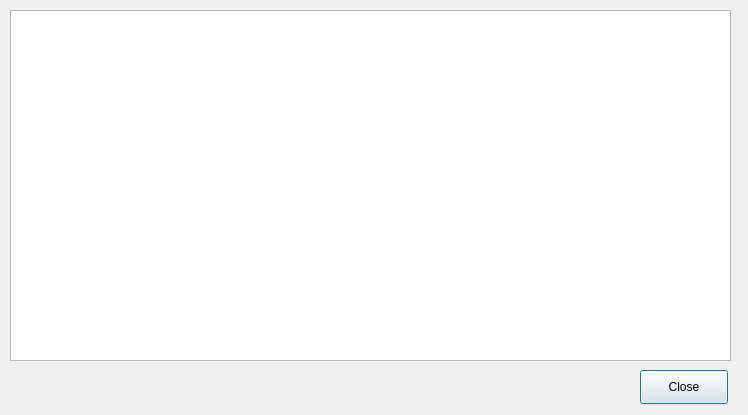
<?xml version="1.0" encoding="UTF-8"?>
<ui version="4.0">
 <class>LogWindow</class>
 <widget class="QDialog" name="LogWindow">
  <property name="geometry">
   <rect>
    <x>0</x>
    <y>0</y>
    <width>748</width>
    <height>415</height>
   </rect>
  </property>
  <property name="windowTitle">
   <string>Dialog</string>
  </property>
  <widget class="QPushButton" name="closeButton">
   <property name="geometry">
    <rect>
     <x>640</x>
     <y>370</y>
     <width>88</width>
     <height>34</height>
    </rect>
   </property>
   <property name="text">
    <string>Close</string>
   </property>
  </widget>
  <widget class="QTextBrowser" name="logBrowser">
   <property name="geometry">
    <rect>
     <x>10</x>
     <y>10</y>
     <width>721</width>
     <height>351</height>
    </rect>
   </property>
  </widget>
 </widget>
 <resources/>
 <connections/>
</ui>
